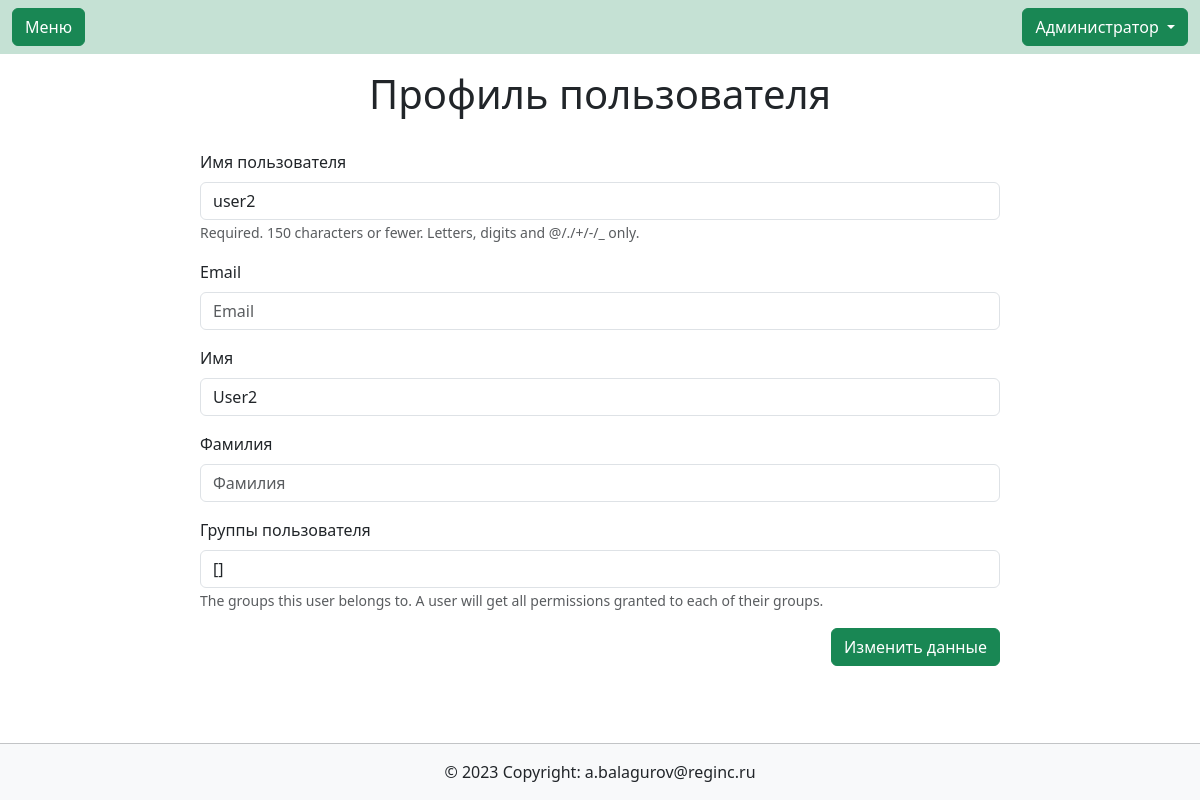
/users/profile/2/ (signed in), run on an earlier commit of the app's database.
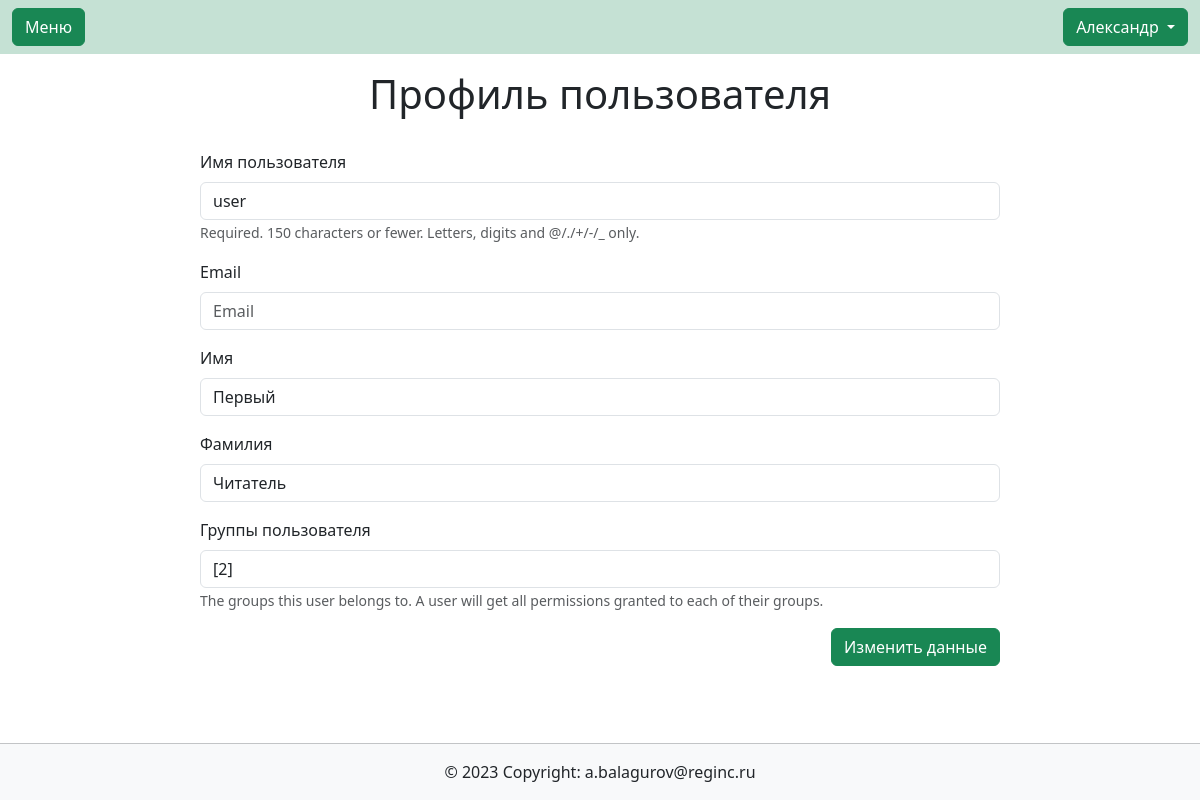
And on a later commit of the database.
### users/models.py (models this page shows, shortened)
class User(AbstractUser):
    description = models.CharField(max_length=150, blank=True, verbose_name='Занимаемая должность',)
    class Meta:
        verbose_name_plural = 'Пользователи'
        default_permissions = ()
        permissions = [
            ('edit_profile', 'Сan change his profile data'),
            ('user_administration', 'Can add, change and delete user data')
        ]

### users/views.py (the view)
# urls.py: path('profile/', views.profile, name='profile'),
@permission_required('users.edit_profile', raise_exception=True)
def profile(request, id=None):
    if request.method == 'POST':
        if id is not None and request.user.has_perm('users.user_administration'):
            instance = User.objects.get(pk=id)
            form = AdminCustumUserChangeForm(request.POST, instance=instance)
            if form.is_valid():
                form.save()
                return redirect('users:listusers', permanent=True)
        else:
            instance = request.user
            form = CustumUserChangeForm(request.POST, instance=instance)
            if form.is_valid():
                form.save()
                return redirect('users:profile', permanent=True)
    else:
        if id is not None and request.user.has_perm('users.user_administration'):
            instance = User.objects.get(pk=id)
            form = AdminCustumUserChangeForm(instance=instance)
        else:
            instance = request.user
            form = CustumUserChangeForm(instance=instance)
    return render(request, 'users/profile.html', {'form': form, 'customer': instance})

### users/forms.py
class AdminCustumUserChangeForm(forms.ModelForm):
    class Meta:
        model = get_user_model()
        fields = ['username', 'email', 'first_name', 'last_name', 'groups']
        labels = {
            'username': 'Имя пользователя',
            'email': 'Email',
            'first_name': 'Имя',
            'last_name': 'Фамилия',
            'groups': 'Группы пользователя',
        }
        widgets = {
            'username': forms.TextInput(),
            'email': forms.TextInput(),
            'first_name': forms.TextInput(),
            'last_name': forms.TextInput(),
            'groups': Select2MultipleWidget(),
        }

### users/templates/users/profile.html (shortened to what this page needs)
{% extends  'base.html' %}
{% load bootstrap5 %}
{% block content %}
<h1 class="text-center py-3">Профиль пользователя</h1>
<form class="form col-10 col-lg-8 mx-auto py-2" method="POST">
    {% bootstrap_form form %}
    {% bootstrap_button "Изменить данные" button_type="submit" button_class="btn-success float-end" %}
</form>
{% endblock content %}

### all_apps/templates/header.html (shortened to what this page needs)
{% load bootstrap_icons %}
<nav class="navbar navbar-expand-lg navbar-light" style="background-color: #C5E1D4;">
    <div class="container-fluid">
        <a class="btn btn-success" data-bs-toggle="offcanvas" href="#offcanvasExample" role="button" aria-controls="offcanvasExample">
            {% bs_icon 'list' size='1.5em' %} Меню
        </a>
        {% if user.is_authenticated %}
            <div class="dropdown ms-3" style="background-color: #C5E1D4;">
                <button class="btn btn-success dropdown-toggle" id="bd-versions" data-bs-toggle="dropdown" aria-expanded="false" data-bs-display="static">
                    {{ user.last_name }} {{ user.first_name }}
                </button>
            </div>
        {% endif %}
    </div>
  </nav>

What changed in the data, as far as the page shows it:
changed User: first_name "Администратор" → "Александр"
changed User: username "user2" → "user"; first_name "User2" → "Первый"; last_name (not shown) → "Читатель"
Also different on the page:
form field groups: "[]" → "[2]"
